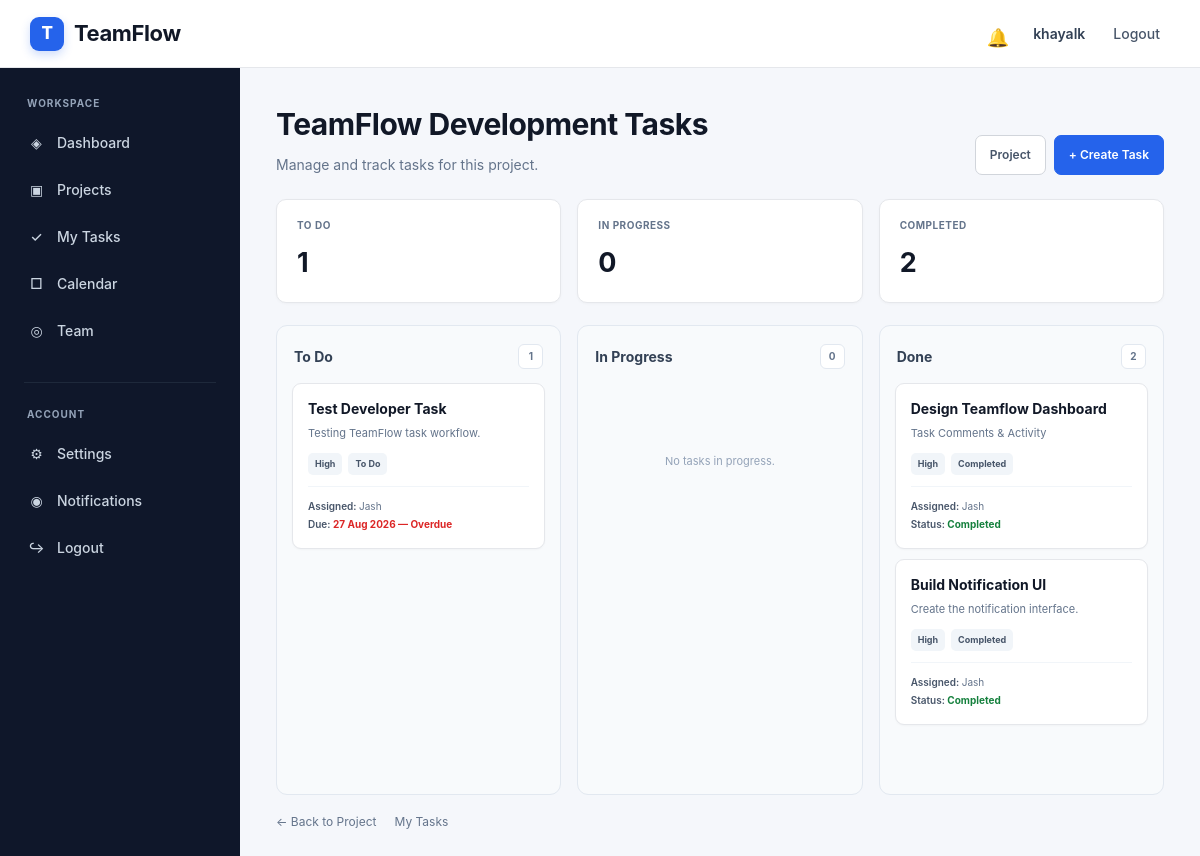
/tasks/2/ (signed in), run on the app's committed database.
### accounts/models.py (models this page shows, shortened)
class User(AbstractUser):
    profile_picture = models.ImageField(
        upload_to="profile_pictures/",
        blank=True,
        null=True
    )
    bio = models.TextField(
        blank=True
    )
    job_title = models.CharField(
        max_length=100,
        blank=True
    )

### projects/models.py (models this page shows, shortened)
class Project(models.Model):
    STATUS_CHOICES = [
        ("planning", "Planning"),
        ("active", "Active"),
        ("on_hold", "On Hold"),
        ("completed", "Completed"),
    ]
    PRIORITY_CHOICES = [
        ("low", "Low"),
        ("medium", "Medium"),
        ("high", "High"),
    ]
    name = models.CharField(max_length=200)
    description = models.TextField(blank=True)
    owner = models.ForeignKey(
        settings.AUTH_USER_MODEL,
        on_delete=models.CASCADE,
        related_name="owned_projects"
    )
    start_date = models.DateField(
        null=True,
        blank=True
    )
    due_date = models.DateField(
        null=True,
        blank=True
    )
    status = models.CharField(
        max_length=20,
        choices=STATUS_CHOICES,
        default="planning"
    )
    priority = models.CharField(
        max_length=10,
        choices=PRIORITY_CHOICES,
        default="medium"
    )
    created_at = models.DateTimeField(
        auto_now_add=True
    )
    updated_at = models.DateTimeField(
        auto_now=True
    )

### tasks/models.py (models this page shows, shortened)
class Task(models.Model):
    STATUS_CHOICES = [
        ("todo", "To Do"),
        ("in_progress", "In Progress"),
        ("done", "Done"),
    ]
    PRIORITY_CHOICES = [
        ("low", "Low"),
        ("medium", "Medium"),
        ("high", "High"),
    ]
    title = models.CharField(max_length=200)
    description = models.TextField(blank=True)
    project = models.ForeignKey(
        Project,
        on_delete=models.CASCADE,
        related_name="tasks"
    )
    assigned_to = models.ForeignKey(
        settings.AUTH_USER_MODEL,
        on_delete=models.SET_NULL,
        null=True,
        blank=True,
        related_name="assigned_tasks"
    )
    created_by = models.ForeignKey(
        settings.AUTH_USER_MODEL,
        on_delete=models.CASCADE,
        related_name="created_tasks"
    )
    status = models.CharField(
        max_length=20,
        choices=STATUS_CHOICES,
        default="todo"
    )
    priority = models.CharField(
        max_length=10,
        choices=PRIORITY_CHOICES,
        default="medium"
    )
    due_date = models.DateField(
        null=True,
        blank=True
    )
    created_at = models.DateTimeField(
        auto_now_add=True
    )
    updated_at = models.DateTimeField(
        auto_now=True
    )

### tasks/views.py (the view)
# urls.py: path("<int:project_id>/", views.task_board, name="task_board"),
@login_required
def task_board(request, project_id):
    project = get_object_or_404(
        Project,
        id=project_id,
        owner=request.user
    )
    todo_tasks = Task.objects.filter(
        project=project,
        status="todo"
    ).order_by(
        "due_date",
        "-created_at"
    )
    progress_tasks = Task.objects.filter(
        project=project,
        status="in_progress"
    ).order_by(
        "due_date",
        "-created_at"
    )
    done_tasks = Task.objects.filter(
        project=project,
        status="done"
    ).order_by(
        "due_date",
        "-created_at"
    )
    today = date.today()
    return render(
        request,
        "tasks/task_board.html",
        {
            "project": project,
            "todo_tasks": todo_tasks,
            "progress_tasks": progress_tasks,
            "done_tasks": done_tasks,
            "todo_count": todo_tasks.count(),
            "progress_count": progress_tasks.count(),
            "done_count": done_tasks.count(),
            "today": today
        }
    )

### templates/tasks/task_board.html (shortened to what this page needs)
{% extends "base.html" %}
{% block content %}
<div class="task-page">
    <div class="task-header">
        <div>
            <h1>
                {{ project.name }} Tasks
            </h1>
            <p>
                Manage and track tasks for this project.
            </p>
        </div>
        <div class="header-actions">
            <a
                href="{% url 'project_detail' project.id %}"
                class="header-button"
            >
                Project
            </a>
            <a
                href="{% url 'create_task' project.id %}"
                class="header-button create-task-btn"
            >
                + Create Task
            </a>
        </div>
    </div>
    <div class="board-summary">
        <div class="summary-card">
            <h3>
                To Do
            </h3>
            <div class="summary-number">
                {{ todo_count }}
            </div>
        </div>
        <div class="summary-card">
            <h3>
                In Progress
            </h3>
            <div class="summary-number">
                {{ progress_count }}
            </div>
        </div>
        <div class="summary-card">
            <h3>
                Completed
            </h3>
            <div class="summary-number">
                {{ done_count }}
            </div>
        </div>
    </div>
    <div class="kanban-board">
        <div class="kanban-column">
            <div class="column-header">
                <h2>
                    To Do
                </h2>
                <span class="task-count">
                    {{ todo_count }}
                </span>
            </div>
            {% for task in todo_tasks %}
                <div class="task-card">
                    <h3>
                        <a href="{% url 'task_detail' project.id task.id %}">
                            {{ task.title }}
                        </a>
                    </h3>
                    {% if task.description %}
                        <p class="task-description">
                            {{ task.description|truncatechars:120 }}
                        </p>
                    {% endif %}
                    <div class="task-badges">
                        <span class="badge">
                            {{ task.get_priority_display }}
                        </span>
                        <span class="badge">
                            {{ task.get_status_display }}
                        </span>
                    </div>
                    <div class="task-meta">
                        <div>
                            <strong>
                                Assigned:
                            </strong>
                            {% if task.assigned_to %}
                                {{ task.assigned_to.username }}
                            {% else %}
                                Unassigned
                            {% endif %}
                        </div>
                        <div>
                            <strong>
                                Due:
                            </strong>
                            {% if task.due_date %}
                                <span
                                    {% if task.due_date < today %}
                                        class="due-overdue"
                                    {% endif %}
                                >
                                    {{ task.due_date|date:"d M Y" }}
                                    {% if task.due_date < today %}
                                        — Overdue
                                    {% endif %}
                                </span>
                            {% else %}
                                No due date
                            {% endif %}
                        </div>
                    </div>
                </div>
            {% empty %}
                <div class="empty-column">
                    No tasks in To Do.
                </div>
            {% endfor %}
        </div>
        <div class="kanban-column">
            <div class="column-header">
                <h2>
                    In Progress
                </h2>
                <span class="task-count">
                    {{ progress_count }}
                </span>
            </div>
            {% for task in progress_tasks %}
                <div class="task-card">
                    <h3>
                        <a href="{% url 'task_detail' project.id task.id %}">
                            {{ task.title }}
                        </a>
                    </h3>
                    {% if task.description %}
                        <p class="task-description">
                            {{ task.description|truncatechars:120 }}
                        </p>
                    {% endif %}
                    <div class="task-badges">
                        <span class="badge">
                            {{ task.get_priority_display }}
                        </span>
                        <span class="badge">
                            {{ task.get_status_display }}
                        </span>
                    </div>
                    <div class="task-meta">
                        <div>
                            <strong>
                                Assigned:
                            </strong>
                            {% if task.assigned_to %}
                                {{ task.assigned_to.username }}
                            {% else %}
                                Unassigned
                            {% endif %}
                        </div>
                        <div>
                            <strong>
                                Due:
                            </strong>
                            {% if task.due_date %}
                                <span
                                    {% if task.due_date < today %}
                                        class="due-overdue"
                                    {% endif %}
                                >
                                    {{ task.due_date|date:"d M Y" }}
                                    {% if task.due_date < today %}
                                        — Overdue
                                    {% endif %}
                                </span>
                            {% else %}
                                No due date
                            {% endif %}
                        </div>
                    </div>
                </div>
            {% empty %}
                <div class="empty-column">
                    No tasks in progress.
                </div>
            {% endfor %}
        </div>
        <div class="kanban-column">
            <div class="column-header">
                <h2>
                    Done
                </h2>
                <span class="task-count">
                    {{ done_count }}
                </span>
            </div>
            {% for task in done_tasks %}
                <div class="task-card">
                    <h3>
                        <a href="{% url 'task_detail' project.id task.id %}">
                            {{ task.title }}
                        </a>
                    </h3>
                    {% if task.description %}
                        <p class="task-description">
                            {{ task.description|truncatechars:120 }}
                        </p>
                    {% endif %}
                    <div class="task-badges">
                        <span class="badge">
                            {{ task.get_priority_display }}
                        </span>
                        <span class="badge">
                            Completed
                        </span>
                    </div>
                    <div class="task-meta">
                        <div>
                            <strong>
                                Assigned:
                            </strong>
                            {% if task.assigned_to %}
                                {{ task.assigned_to.username }}
                            {% else %}
                                Unassigned
                            {% endif %}
                        </div>
                        <div class="due-completed">
                            <strong>
                                Status:
                            </strong>
                            Completed
                        </div>
                    </div>
                </div>
            {% empty %}
                <div class="empty-column">
                    No completed tasks.
                </div>
            {% endfor %}
        </div>
    </div>
    <div class="task-footer">
        <a href="{% url 'project_detail' project.id %}">
            ← Back to Project
        </a>
        <a href="{% url 'my_tasks' %}">
            My Tasks
        </a>
    </div>
</div>
{% endblock %}

### templates/base.html (shortened to what this page needs)
<!DOCTYPE html>
<html lang="en">
<head>
</head>
<body>
    <nav class="navbar">
        <a href="{% url 'dashboard' %}" class="logo">
            <span class="logo-mark">
                T
            </span>
            <span>
                TeamFlow
            </span>
        </a>
        <div class="user-area">
            {% if user.is_authenticated %}
                <a
                    href="{% url 'notification_list' %}"
                    class="notification-link"
                    title="Notifications"
                >
                    <span class="notification-icon">
                        🔔
                    </span>
                </a>
                <span class="user-name">
                    {{ user.username }}
                </span>
                <a
                    href="{% url 'logout' %}"
                    class="logout-top"
                >
                    Logout
                </a>
            {% endif %}
        </div>
    </nav>
    <aside class="sidebar">
        <div class="sidebar-section">
            <div class="sidebar-title">
                Workspace
            </div>
            <a
                href="{% url 'dashboard' %}"
                class="{% if request.resolver_match.url_name == 'dashboard' %}active{% endif %}"
            >
                <span class="sidebar-icon">
                    ◈
                </span>
                Dashboard
            </a>
            <a
                href="{% url 'project_list' %}"
                class=""
            >
                <span class="sidebar-icon">
                    ▣
                </span>
                Projects
            </a>
            <a
                href="{% url 'my_tasks' %}"
                class="{% if request.resolver_match.url_name == 'my_tasks' %}active{% endif %}"
            >
                <span class="sidebar-icon">
                    ✓
                </span>
                My Tasks
            </a>
            <a
                href="{% url 'calendar' %}"
                class="{% if request.resolver_match.url_name == 'calendar' %}active{% endif %}"
            >
                <span class="sidebar-icon">
                    □
                </span>
                Calendar
            </a>
            <a
                href="{% url 'team_list' %}"
                class="{% if request.resolver_match.url_name == 'team_list' %}active{% endif %}"
            >
                <span class="sidebar-icon">
                    ◎
                </span>
                Team
            </a>
        </div>
        <div class="sidebar-divider"></div>
        <div class="sidebar-section">
            <div class="sidebar-title">
                Account
            </div>
            <a
                href="{% url 'profile' %}"
                class="{% if request.resolver_match.url_name == 'profile' %}active{% endif %}"
            >
                <span class="sidebar-icon">
                    ⚙
                </span>
                Settings
            </a>
            <a
                href="{% url 'notification_list' %}"
                class="{% if request.resolver_match.url_name == 'notification_list' %}active{% endif %}"
            >
                <span class="sidebar-icon">
                    ◉
                </span>
                Notifications
            </a>
            <a href="{% url 'logout' %}">
                <span class="sidebar-icon">
                    ↪
                </span>
                Logout
            </a>
        </div>
    </aside>
    <main class="main-content">
        {% block content %}
        {% endblock %}
    </main>
</body>
</html>

### data on the page
User: username "khayalk"
Project: name "TeamFlow Development"
Task: title "Test Developer Task", description "Testing TeamFlow task workflow.", priority "High", status "To Do", assigned_to.username "Jash", due_date "27 Aug 2026", shows "— Overdue"
Task: title "Design Teamflow Dashboard", description "Task Comments & Activity", priority "High", assigned_to.username "Jash"
Task: title "Build Notification UI", description "Create the notification interface.", priority "High", assigned_to.username "Jash"

### other printed values
{{ todo_count }} "1"
{{ progress_count }} "0"
{{ done_count }} "2"
